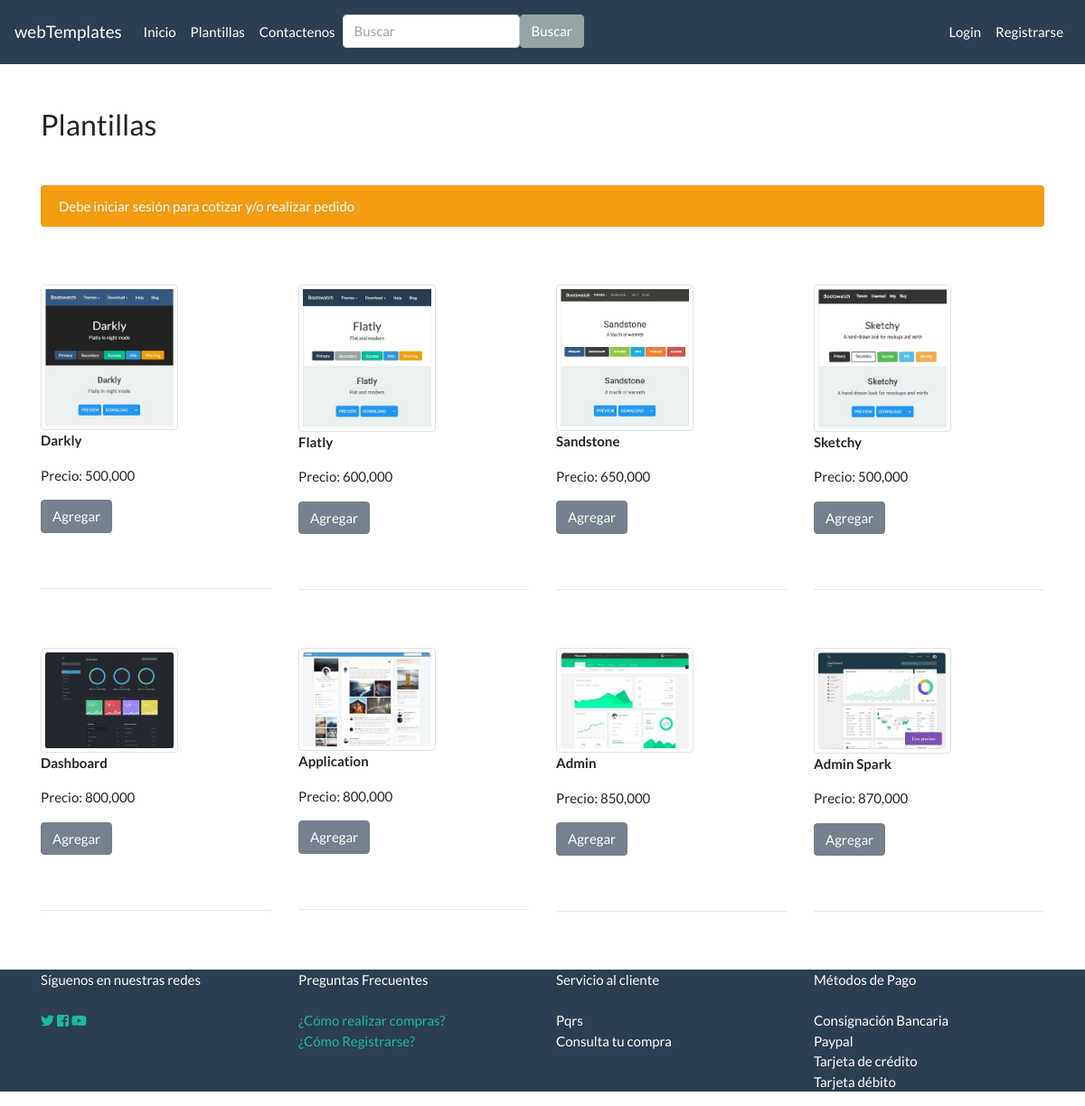
The page /pages/plantillas.php on the database its author committed.
### tables this page shows
CREATE TABLE `plantilla` (
  `id` int(11) NOT NULL,
  `pnombre` varchar(30) NOT NULL,
  `descripcion` varchar(255) NOT NULL,
  `precio` int(30) NOT NULL,
  `imagen_ppal` varchar(100) NOT NULL
);

### pages/plantillas.php (the view, shortened to what this page needs)
<?php
  include('../config/db.php');
  $result = $con->query('select * from plantilla')
 ?>
<?php include('../templates/header.php') ?>
    <h3 class="mt-5">Plantillas</h3>
    <?php if(empty($_SESSION['id'])): ?>
      <p class="alert alert-warning mt-5">Debe iniciar sesión para cotizar y/o realizar pedido</p>
    <?php endif; ?>
    <div class="row mt-3 item-align-center">
      <?php foreach($result as $plantilla): ?>
        <div class="col-md-3">
          <div id="plantilla" class="plantilla mt-5">
            <img title="Click para ampliar" data-toggle="modal" data-target="#modalimg" id="<?php echo $plantilla['id'] ?>" class="img-thumbnail p-img ver" width="152" height="174" src="../img/plantillas/<?php echo $plantilla['imagen_ppal'] ?>" alt="" onmouseover="zoom(<?php echo $plantilla['id'] ?>)" onmouseout="normal(<?php echo $plantilla['id'] ?>)">
            <p class="font-weight-bold"><?php echo $plantilla['pnombre'] ?></p>
            <p>Precio: <?php echo number_format($plantilla['precio']) ?></p>
            <form class="" action="agregaracarrito.php" method="post">
              <?php if(empty($_SESSION['id'])): ?>
              <input type="submit" name="Agregar" value="Agregar" class="btn btn-primary" disabled><br><br><br>
            <?php else: ?>
              <input type="submit" name="Agregar" value="Agregar" class="btn btn-success"><br><br><br>
            <?php endif; ?>
            </form>
            <hr>
          </div>
        </div>
        <?php endforeach; ?>
    </div>
<?php include('../templates/footer.php') ?>

### rows shown on the page
plantilla: imagen_ppal (picture), pnombre "Darkly", precio "500,000"
plantilla: imagen_ppal (picture), pnombre "Flatly", precio "600,000"
plantilla: imagen_ppal (picture), pnombre "Sandstone", precio "650,000"
plantilla: imagen_ppal (picture), pnombre "Sketchy", precio "500,000"
plantilla: imagen_ppal (picture), pnombre "Dashboard", precio "800,000"
plantilla: imagen_ppal (picture), pnombre "Application", precio "800,000"
plantilla: imagen_ppal (picture), pnombre "Admin", precio "850,000"
plantilla: imagen_ppal (picture), pnombre "Admin Spark", precio "870,000"
